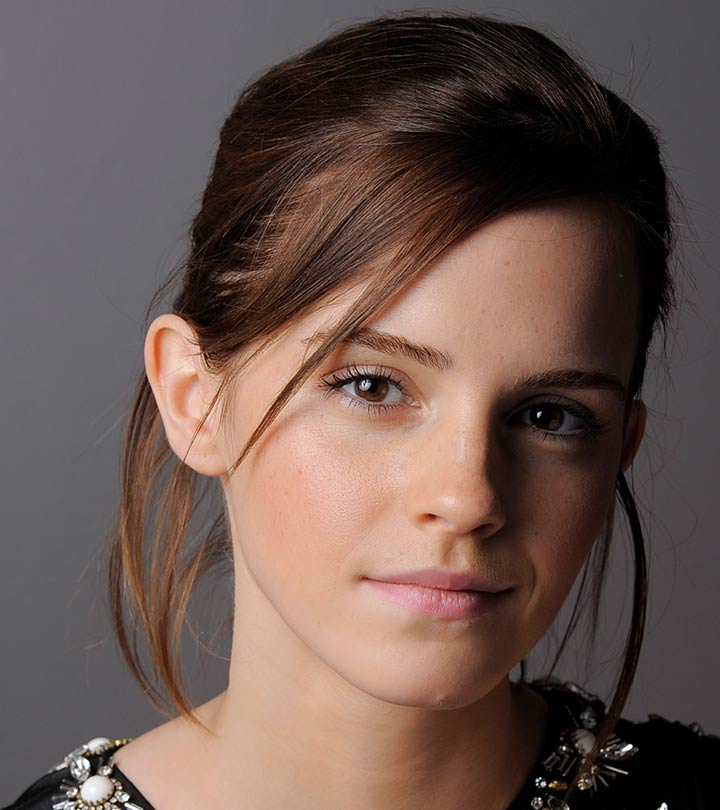
#> input picture emma.jpg, 720 x 810 px
$ jupyter execute image_opening_and_displaying.ipynb
#> lines starting #> are read from the running program, lines starting #| are printed output that depends on the picture
# Image Opening and Displaying

## Displaying using Matplotlib

[cell 1]
import cv2 as cv
import matplotlib.pyplot as plt

[cell 2]
im = cv.imread('emma.jpg')
#> im is the input picture: shape (810, 720, 3); mean B, G, R 80.1, 87.4, 106.8
fig, ax = plt.subplots(1,1,figsize=(6,8))
ax.imshow(cv.cvtColor(im, cv.COLOR_BGR2RGB))
ax.xaxis.set_ticks_position('top')
plt.show()

## Displaying using OpenCV

[cell 3]
im = cv.imread('emma.jpg')
cv.namedWindow('Image', cv.WINDOW_AUTOSIZE)
cv.imshow('Image', im)
cv.waitKey(0)
cv.destroyAllWindows()

## Displaying Image Properties

[cell 4]
print('Image Shape:', im.shape)
#| Image Shape: (810, 720, 3)
print('Image Data Type:', im.dtype)
#| Image Data Type: uint8
print('Image Size:', im.size)
#| Image Size: 1749600

## Increasing the Brightness

[cell 5]
im = cv.imread('emma.jpg', cv.IMREAD_GRAYSCALE)
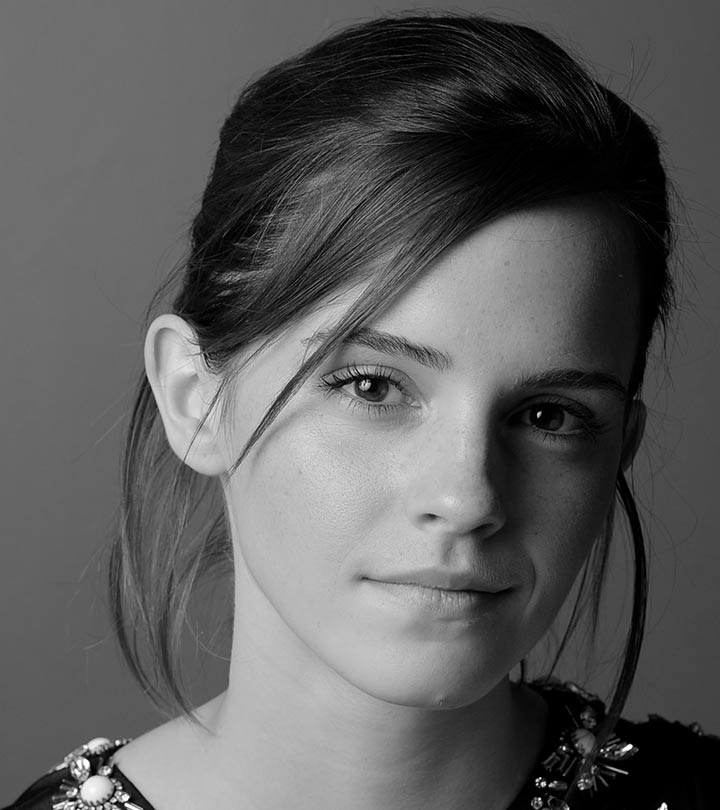
#> im: shape (810, 720); min 0, max 255, mean 92.3
im2 = cv.add(im, 100)
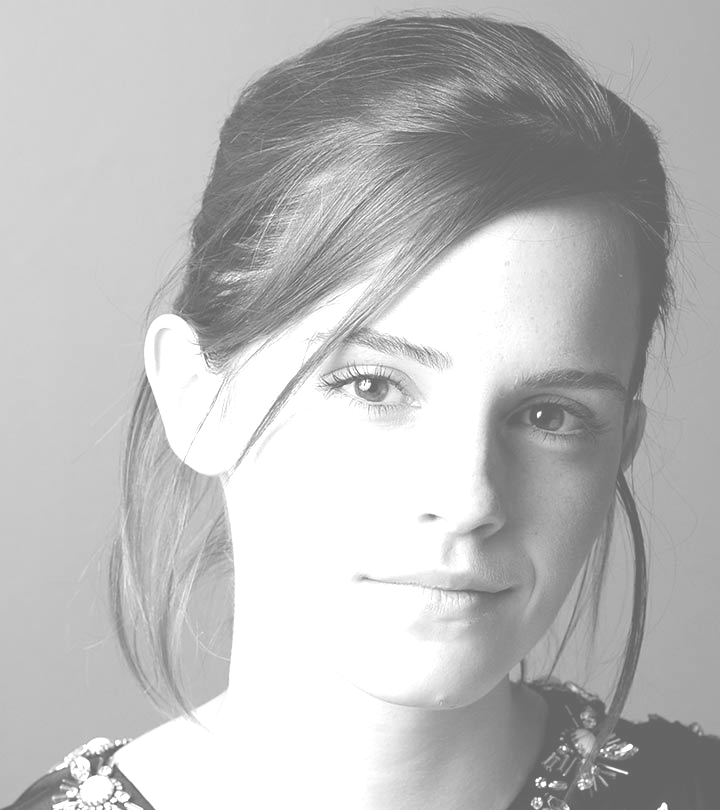
#> im2: shape (810, 720); min 100, max 255, mean 187.3
fig, ax = plt.subplots(1,2,figsize=(6,8))
ax[0].imshow(im, cmap="gray", vmin=0, vmax=255)
ax[1].set_title('Original Image')
ax[1].imshow(im2, cmap="gray",vmin=0,vmax=255)
ax[1].set_title('Brightness Increased')
for a in ax:
    a.axis('off')
plt.show()
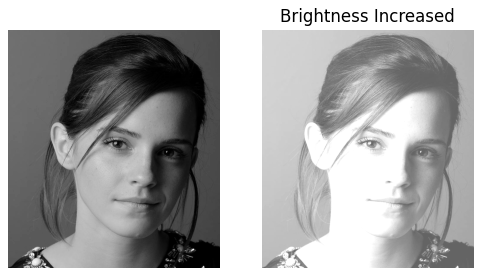
#> figure drawn by matplotlib, 2 panels

[cell 6]
im = cv.imread('emma.jpg', cv.IMREAD_GRAYSCALE)
im2 = im + 100 # This differs the output from the above
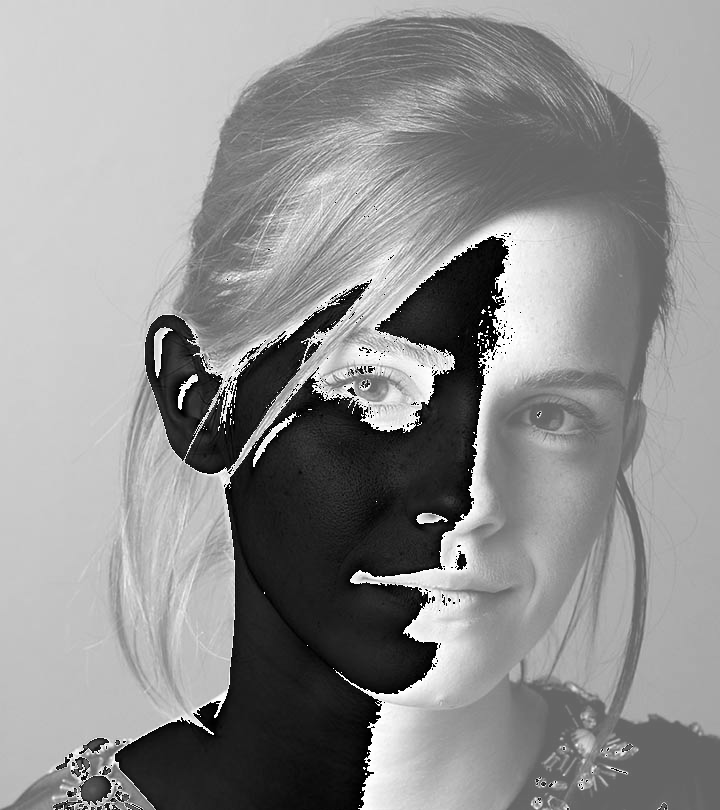
#> im2: shape (810, 720); min 0, max 255, mean 143.7
fig, ax = plt.subplots(1,2,figsize=(6,8))
ax[0].imshow(im, cmap="gray", vmin=0, vmax=255)
ax[1].set_title('Original Image')
ax[1].imshow(im2, cmap="gray",vmin=0,vmax=255)
ax[1].set_title('Brightness Increased')
for a in ax:
    a.axis('off')
plt.show()
